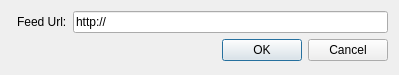
<?xml version="1.0" encoding="UTF-8"?>
<ui version="4.0">
 <class>AddFeedDialog</class>
 <widget class="QDialog" name="AddFeedDialog">
  <property name="geometry">
   <rect>
    <x>0</x>
    <y>0</y>
    <width>399</width>
    <height>75</height>
   </rect>
  </property>
  <property name="windowTitle">
   <string>Add New Feed</string>
  </property>
  <layout class="QFormLayout" name="formLayout_2">
   <item row="0" column="1">
    <layout class="QFormLayout" name="formLayout">
     <item row="0" column="0">
      <widget class="QLabel" name="labelFeedInput">
       <property name="text">
        <string>Feed Url:</string>
       </property>
      </widget>
     </item>
     <item row="0" column="1">
      <widget class="QLineEdit" name="feedURLInput">
       <property name="text">
        <string>http://</string>
       </property>
      </widget>
     </item>
     <item row="1" column="1">
      <widget class="QDialogButtonBox" name="buttonAddFeed">
       <property name="orientation">
        <enum>Qt::Horizontal</enum>
       </property>
       <property name="standardButtons">
        <set>QDialogButtonBox::Cancel|QDialogButtonBox::Ok</set>
       </property>
      </widget>
     </item>
    </layout>
   </item>
  </layout>
 </widget>
 <resources/>
 <connections>
  <connection>
   <sender>buttonAddFeed</sender>
   <signal>accepted()</signal>
   <receiver>AddFeedDialog</receiver>
   <slot>accept()</slot>
   <hints>
    <hint type="sourcelabel">
     <x>248</x>
     <y>254</y>
    </hint>
    <hint type="destinationlabel">
     <x>157</x>
     <y>274</y>
    </hint>
   </hints>
  </connection>
  <connection>
   <sender>buttonAddFeed</sender>
   <signal>rejected()</signal>
   <receiver>AddFeedDialog</receiver>
   <slot>reject()</slot>
   <hints>
    <hint type="sourcelabel">
     <x>316</x>
     <y>260</y>
    </hint>
    <hint type="destinationlabel">
     <x>286</x>
     <y>274</y>
    </hint>
   </hints>
  </connection>
 </connections>
</ui>
